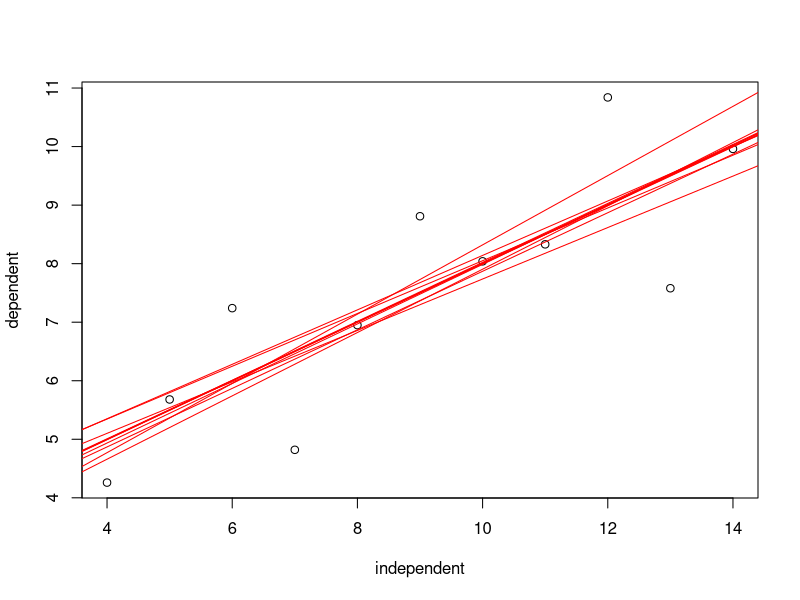

Reproduce this figure in R.
# da-06
# MOC - Data Analysis (T. Nauss, C. Reudenbach)
# Images for slides
# 
# The code used for this visualization has been posted by Todos Logos on 
# Rbloggers
# https://www.r-bloggers.com/how-to-plot-points-regression-line-and-residuals/

library(calibrate)

independent <- anscombe$x1
dependent <- anscombe$y1

png("cross_validation.png", width = 960, height = 960, pointsize = 24)

plot(independent, dependent)
for(i in seq(length(independent))){
  abline(lm(dependent[-i] ~ independent[-i]), col = "red")
}

# dev.copy(jpeg, "cross_validation.jpg", quality = 100)
dev.off()
